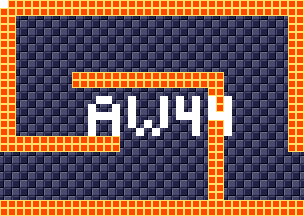

Below is a game level as drawn by its tile map, then a one-line description and the .tmx that defines it (tile-layer data replaced by summaries):
An orthogonal 38x27 tile map with 8x8 px tiles, 4 tile layers (background, foreground, room numbers, Objects), 15 tilesets.

<map version="1.5" tiledversion="1.7.1" orientation="orthogonal" renderorder="right-down" width="38" height="27" tilewidth="8" tileheight="8" infinite="0" nextlayerid="11" nextobjectid="1">
 <tileset firstgid="1" source="tilesheets/tsKarniMata.tsx" />
 <tileset firstgid="1025" source="tilesheets/tsVoodooWasp.tsx" />
 <tileset firstgid="2049" source="tilesheets/tsBurial.tsx" />
 <tileset firstgid="3073" source="tilesheets/tsBlueTemple.tsx" />
 <tileset firstgid="4097" source="tilesheets/tsGoddess.tsx" />
 <tileset firstgid="5121" source="tilesheets/tsKonark.tsx" />
 <tileset firstgid="6145" name="sEnemies" tilewidth="8" tileheight="8" tilecount="1024" columns="32">
  <image source="../grapx/tilesheets/sObjects.bmp" trans="ff94ff" width="256" height="256" />
 </tileset>
 <tileset firstgid="7169" source="tilesheets/tsIceTemple.tsx" />
 <tileset firstgid="8193" source="tilesheets/tsLavaArea.tsx" />
 <tileset firstgid="9217" source="tilesheets/tsBossArea.tsx" />
 <tileset firstgid="10241" source="tilesheets/tsPegu.tsx" />
 <tileset firstgid="11265" source="tilesheets/sTiwanakuTemple.tsx" />
 <tileset firstgid="12289" source="tilesheets/sIndraTemple.tsx" />
 <tileset firstgid="13313" source="tilesheets/sTeleport.tsx" />
 <tileset firstgid="14337" source="tilesheets/sObjects.tsx" />
 <layer id="2" name="background" width="38" height="27">
  <data>[1026 cells, 1026 non-empty, 2 distinct tile ids]</data>
 </layer>
 <layer id="1" name="foreground" width="38" height="27">
  <data>[1026 cells, 312 non-empty, 1 distinct tile ids]</data>
 </layer>
 <layer id="7" name="room numbers" width="38" height="27">
  <data>[1026 cells, 42 non-empty, 1 distinct tile ids]</data>
 </layer>
 <layer id="10" name="Objects" width="38" height="27">
  <data>[1026 cells, 0 non-empty, 0 distinct tile ids]</data>
 </layer>
</map>
